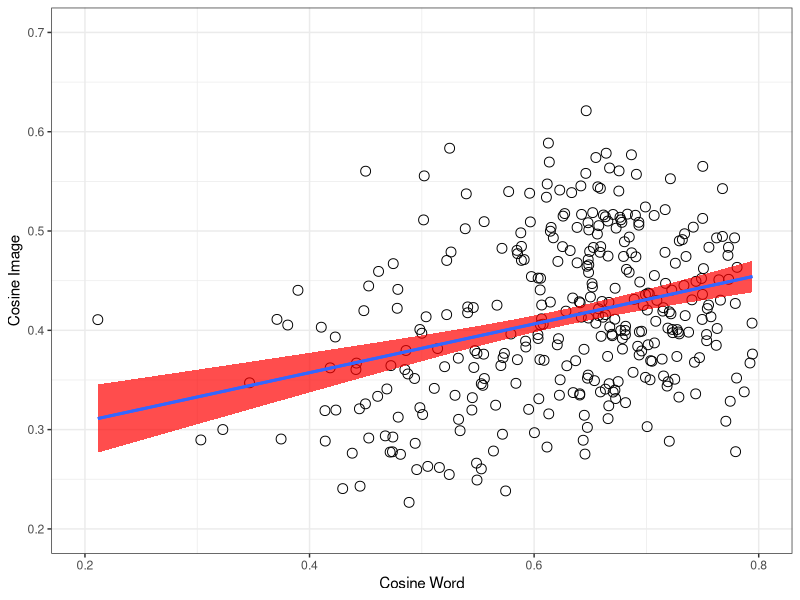
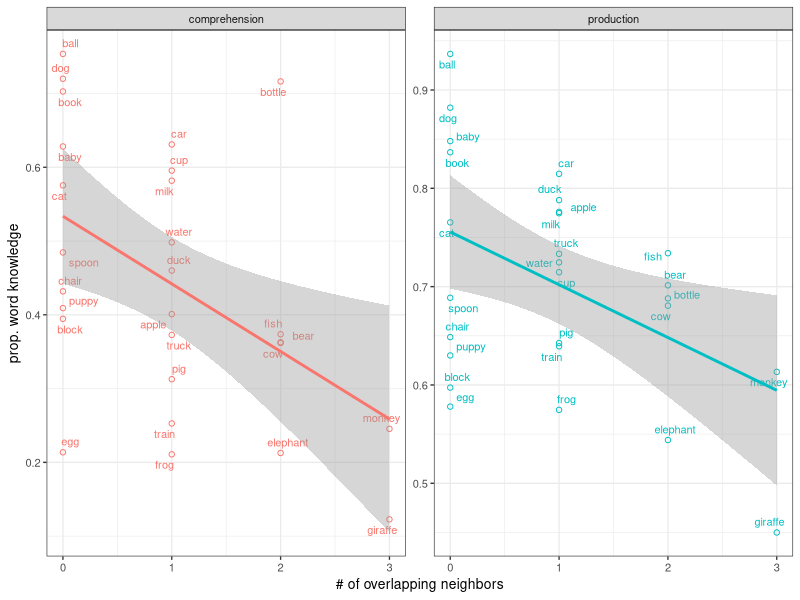

Write R code to recreate these figures, in order.
## ---- chunk 1
rm(list=ls())
knitr::opts_chunk$set(fig.width=3, fig.height=3, fig.crop = F, fig.pos = "tb", fig.path='figs/',
                      echo=F, warning=F, cache=F, message=F, sanitize = T)
## ---- chunk 2
library(png)
library(grid)
library(ggplot2)
library(xtable)
library(tidyverse)
library(ggpubr)
library(broom)
library(ggrepel)
library(forcats)
## ---- chunk 3
animate <- c("puppy", "duck", "elephant", "pig", "monkey", "giraffe",
             "bear", "baby", "fish", "frog", "cow", "dog", "cat")
words27 <-  read_csv("data/pairwise_distances.csv") %>% distinct(word)
combo <- read_csv("data/pairwise_distances.csv") %>%
  unite(pair, X1, word, remove = T) %>% 
  distinct(cos_word,.keep_all = T)
#eb this gets rid of our redundancy issues
wb_prod <- read_csv("data/wordbank_production.csv") %>%  
   mutate(definition = forcats::fct_recode(definition,
    "fish"    = "fish (animal)",
    "water"   = "water (beverage)")) %>% 
  filter(definition%in%words27$word) %>% 
  mutate(animate = ifelse(definition %in% animate, "animate", "inanimate"))

wb_comp <- read_csv("data/wordbank_comprehension.csv") %>%
     mutate(definition = forcats::fct_recode(definition,
    "fish"    = "fish (animal)",
    "water"   = "water (beverage)")) %>% 
  filter(definition%in%words27$word) %>% 
    mutate(animate = ifelse(definition %in% animate, "animate", "inanimate"))
overlap_ratios <- read_csv("data/overlap_ratios.csv") %>% 
  mutate(animate = ifelse(word %in% animate, T, F))
# fix water picture in img space
neighbor_counts <- read_csv("python/neighbor_counts.csv") %>% 
  rename(definition = word)

stimuli_counts <- read_csv("python/stimuli_counts.csv")
## ---- chunk 4
pairwise_corr <- cor.test(combo$cos_img, combo$cos_word, conf.int=T) %>% tidy()

pairwise_corr_string <- sprintf("$R = %0.2f$, $p < %1.2g$", pairwise_corr$estimate, pairwise_corr$p.value)
## ---- chunk 5

shapiro.test(overlap_ratios$overlap_ratio)#almost normal
overlap_wilcox <- wilcox.test(overlap_ratios$overlap_ratio)# significantly different from chance
#even with correction, both animate and animate overlaps>0, not different from each other
wilcox.test(subset(overlap_ratios, animate==F)$overlap_ratio)
wilcox.test(subset(overlap_ratios, animate==T)$overlap_ratio)
wilcox.test(subset(overlap_ratios, animate==T)$overlap_ratio,
            subset(overlap_ratios, animate==F)$overlap_ratio)

## ---- chunk 6
ggplot(combo, aes(cos_word, cos_img))+
  geom_point(size=3, shape =1)+
  geom_smooth(method="lm", aes(group=1), show.legend=F, fill ="red", alpha = .7)+
  geom_smooth(method="lm", aes(group=1), se=F)+ # this second line is to trick ggplot into not putting the gray fill in the boxes in the legend (coming from the standard error in the first line)
  theme_bw()+
  xlab("Cosine Word")+
  ylab("Cosine Image")+
  xlim(0.2,0.80)+
  ylim(0.2,0.7)+
  theme(legend.position="bottom", 
        legend.title = element_blank(), 
        legend.text = element_text(size=7), 
        legend.key.width = unit(0.4, "cm"),
        legend.key = element_rect(fill = 'white', size = 0.1)
        )

cap <- sprintf("Relative cosine distance between points in word embedding space (x-axis) and image embedding space (y-axis), for every item pair. Fitted line reflects linear fit with SE;the correlation is significant ($R = %0.2f$, $p < %1.2g$).", pairwise_corr$estimate, pairwise_corr$p.value)
## ---- chunk 7
wb_prod_long <- wb_prod %>% 
  gather(`16`:`30`, value = 'mean_prop_prod', key = "month")
wb_comp_long <- wb_comp %>% 
  gather(`8`:`18`, value = 'mean_prop_comp', key = "month")
wb_prod_long_allmonths <- wb_prod_long %>% 
  group_by(definition, animate) %>% 
  summarise(overall_prop_prod = mean(mean_prop_prod)) %>% 
  left_join(neighbor_counts) %>% 
  mutate(totalneighbors = image_count+word_count+overlap_count,
         overlapratio = overlap_count/totalneighbors)

wb_comp_long_allmonths <- wb_comp_long %>% 
  group_by(definition, animate) %>% 
  summarise(overall_prop_comp = mean(mean_prop_comp)) %>% 
  left_join(neighbor_counts) %>% 
  mutate(totalneighbors = image_count+word_count+overlap_count,
         overlapratio = overlap_count/totalneighbors)

prod_overlap_corr <- cor.test(wb_prod_long_allmonths$overall_prop_prod, wb_prod_long_allmonths$overlap_count, conf.int=T) %>% tidy()
comp_overlap_corr <- cor.test(wb_comp_long_allmonths$overall_prop_comp, wb_comp_long_allmonths$overlap_count, conf.int=T) %>% tidy()

wb_all<- wb_comp_long_allmonths %>% 
  left_join(wb_prod_long_allmonths) %>% 
  gather(c(overall_prop_comp, overall_prop_prod), value = prop_kids, key = comp_prod ) %>% 
  mutate(comp_prod = fct_recode(comp_prod,
    "production" = "overall_prop_prod",
    "comprehension" = "overall_prop_comp"
  ))

## ---- chunk 8

ggplot(wb_all, aes(overlap_count,prop_kids, color = comp_prod))+
  geom_point(shape=1)+
  geom_text_repel(aes(label = definition), size=2.8)+
  facet_wrap(~comp_prod, scales = "free_y")+
  stat_smooth(method = "lm")+
  theme_bw(base_size = 10)+
  guides(colour = "none")+
  xlab("# of overlapping neighbors")+
  ylab("prop. word knowledge")

cap <- "Proportion of children in WordBank reported to understand (left, averaged over 8-18 months) or produce (right, averaged over 16-30 months) the 27 items, as a function of how many overlapping neighbors (i.e. in both image- and word-space) they have. Line indicates linear fit with SE confidence band."
## ---- chunk 9
# References will be generated automatically by Pandoc and included here.
# The following code is some latex to format the bibliography. Do not remove it.
